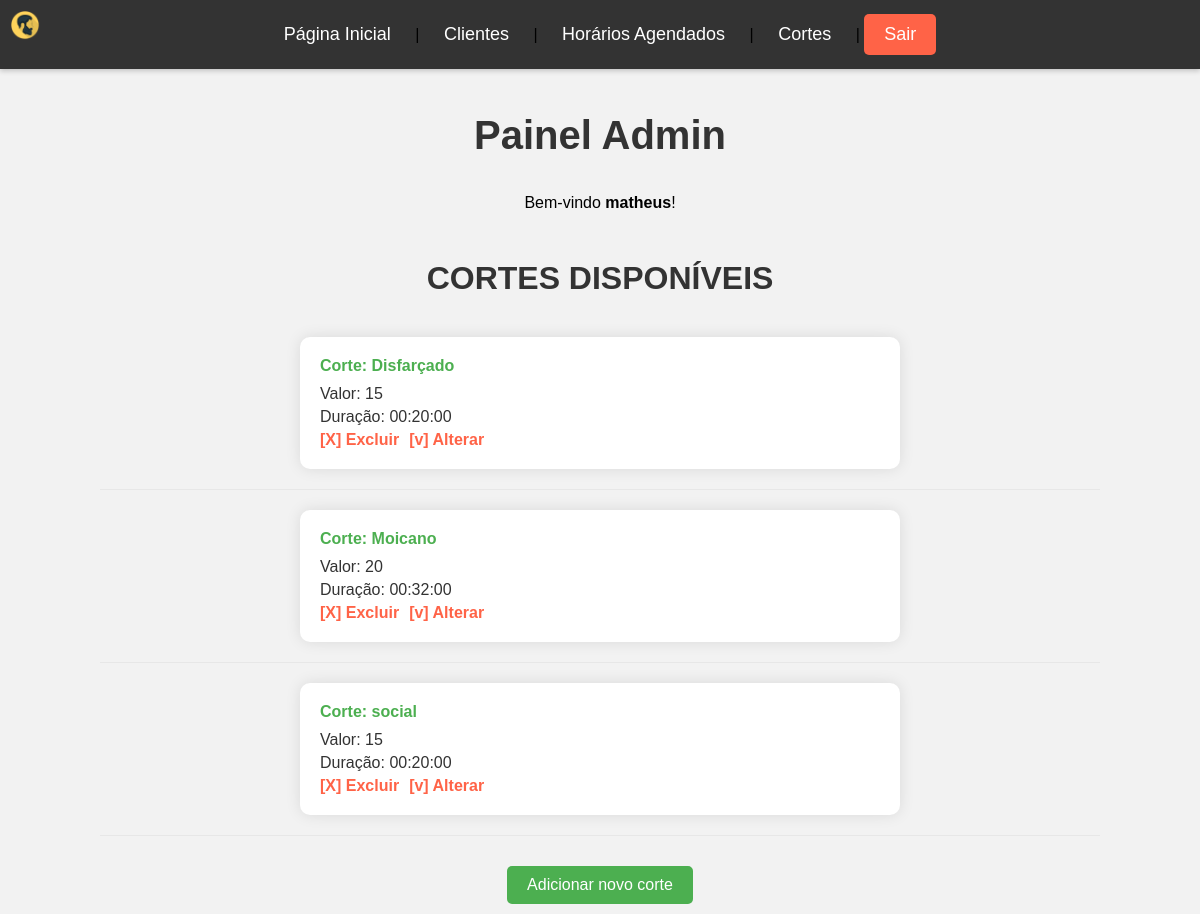
Page /admin/admin.php?pg=ver_cortes (signed in) on the committed database.
### tables this page shows
CREATE TABLE `cortes` (
  `id` int(11) NOT NULL,
  `corte` varchar(30) NOT NULL,
  `valor` float NOT NULL,
  `duracao` time NOT NULL
);

### admin/ver_cortes.php (the view, shortened to what this page needs)
<head>
    <link rel="stylesheet" href="../estilo/ver_cortes.css">
</head>
<body>
    <header>
        <h3>CORTES DISPONÍVEIS</h3>
    </header>
    <div class="main-content">
        <?php
            include_once("../config.inc.php");
            $sql = mysqli_query($conexao, "SELECT * FROM cortes");
            while($cortes = mysqli_fetch_array($sql)) {
                echo "<div class='corte-details'>";
                echo "<div class='corte'>Corte: " . $cortes['corte'] . "</div>";
                echo "<div class='valor'>Valor: " . $cortes['valor'] . "</div>";
                echo "<div class='duracao'>Duração: " . $cortes['duracao'] . "</div>";
                echo "<a href='?pg=excluir_corte&id=" . $cortes['id'] . "'>[X] Excluir</a>";
                echo "<a href='?pg=form_altera_cortes&id=" . $cortes['id'] . "'>[v] Alterar</a>";
                echo "</div><hr>";
            }
        ?>
        <a class="btn-cadastro" href="?pg=form_cortes">Adicionar novo corte</a>
    </div>
</body>
</html>

### estilo/admin.css (style rules this page uses)
body { margin: 0; font-family: Arial, sans-serif; background-color: #f2f2f2; display: flex; flex-direction: column; align-items: center; padding-top: 100px; }
.main-content { width: 90%; max-width: 1000px; margin-top: 20px; }

### estilo/ver_cortes.css (style rules this page uses)
body { margin: 0; font-family: Arial, sans-serif; background-color: #f2f2f2; display: flex; justify-content: center; align-items: center; height: 100vh; text-align: center; }
h3 { color: #333; text-align: center; font-size: 2em; margin-bottom: 20px; }
.btn-cadastro { background-color: #4CAF50; color: white; padding: 10px 20px; text-decoration: none; border-radius: 5px; display: inline-block; font-size: 1em; transition: background-color 0.3s, box-shadow 0.3s; margin: 10px; }
.corte-details { background-color: #ffffff; padding: 20px; border-radius: 10px; box-shadow: 0 0 15px rgba(0, 0, 0, 0.1); margin-bottom: 20px; width: 100%; max-width: 600px; text-align: left; box-sizing: border-box; margin: 0 auto; }
.corte-details .corte { font-weight: bold; color: #4CAF50; margin-bottom: 10px; }
.corte-details .valor, .corte-details .duracao { color: #333; margin-bottom: 5px; }
.corte-details a { color: #FF6347; text-decoration: none; font-weight: bold; margin-right: 10px; }
hr { border: 0; height: 1px; background: #e7e7e7; margin-top: 20px; margin-bottom: 20px; }

### rows in the picture
cortes: corte "Disfarçado", valor "15", duracao "00:20:00"
cortes: corte "Moicano", valor "20", duracao "00:32:00"
cortes: corte "social", valor "15", duracao "00:20:00"

### other values in the picture
$_SESSION[usuario] "matheus"
